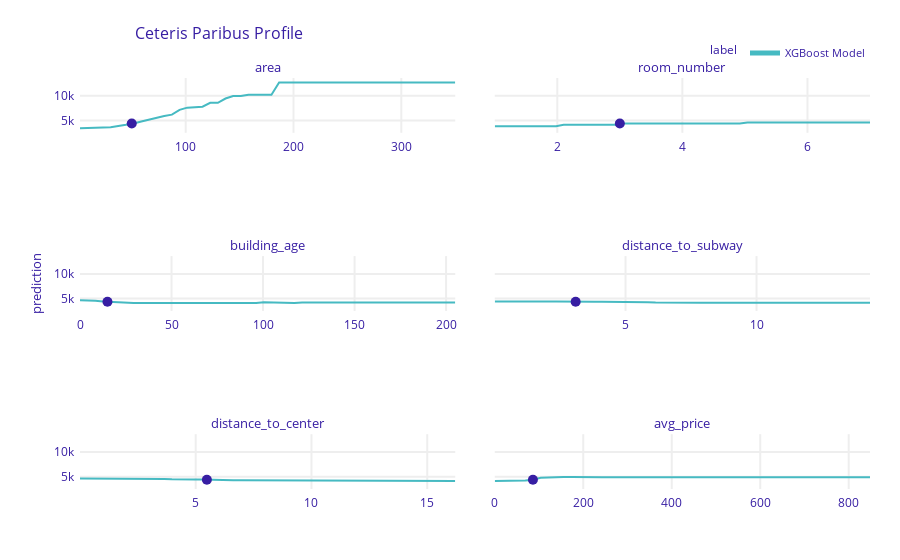

The code cell stored with this chart in its notebook:
### Markdown cell above
__Ceteris Paribus plots - Train Sample__

### Code cell
variables = ['area', 'room_number', 'building_age', 'distance_to_subway', 'distance_to_center', 'avg_price']
# 1. Create explainer
explainer = dx.Explainer(
    best_model,  # your trained model
    X_train[selected_features],  # your features
    y_train,  # your target
    label="XGBoost Model"  # optional label
)

# 2. Select observation(s) to analyze
selected_observation = X_train[selected_features].iloc[[150]]  # First observation

# 3. Create ceteris paribus profile
cp_profile = explainer.predict_profile(
    selected_observation,
    variables=variables,  
    grid_points=50  # number of points in grid
)

# 4. Plot the results
cp_profile.plot(
    variables=None,  # None for all variables, or list of specific ones
    title="Ceteris Paribus Profile",
    vertical_spacing=0.3,
    show=False
)
